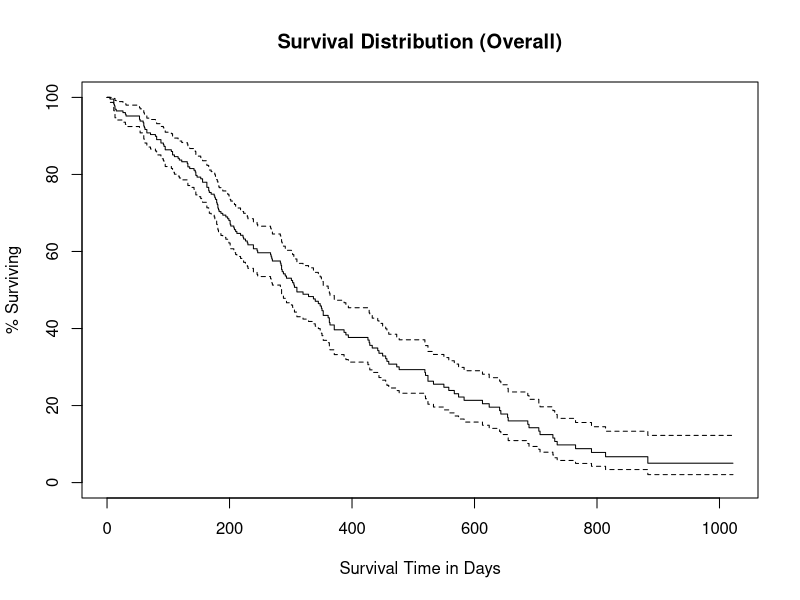
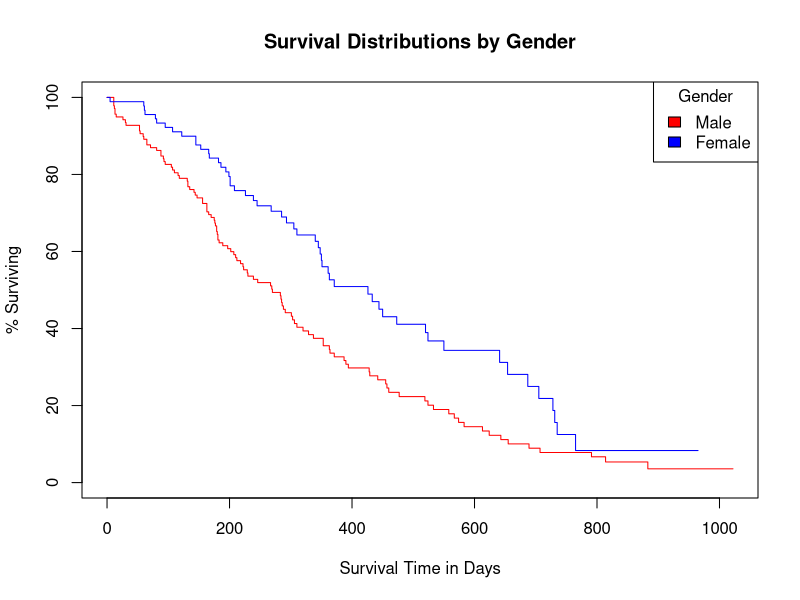

These charts were generated, in order, by the following R code:
## ---- chunk 1
# Mayo Clinic Lung Cancer Data
library(survival)

# learn about the dataset
help(lung)

# create a Surv object
survobj <- with(lung, Surv(time,status))

# Plot survival distribution of the total sample
# Kaplan-Meier estimator
fit0 <- survfit(survobj~1, data=lung)
summary(fit0)
plot(fit0, xlab="Survival Time in Days",
     ylab="% Surviving", yscale=100,
     main="Survival Distribution (Overall)")

# Compare the survival distributions of men and women
fit1 <- survfit(survobj~sex,data=lung)

# plot the survival distributions by sex
plot(fit1, xlab="Survival Time in Days",
     ylab="% Surviving", yscale=100, col=c("red","blue"),
     main="Survival Distributions by Gender")
legend("topright", title="Gender", c("Male", "Female"),
       fill=c("red", "blue"))

# test for difference between male and female
# survival curves (logrank test)
survdiff(survobj~sex, data=lung)

# predict male survival from age and medical scores
MaleMod <- coxph(survobj~age+ph.ecog+ph.karno+pat.karno,
                 data=lung, subset=sex==1)

# display results
MaleMod

# evaluate the proportional hazards assumption
cox.zph(MaleMod) 

